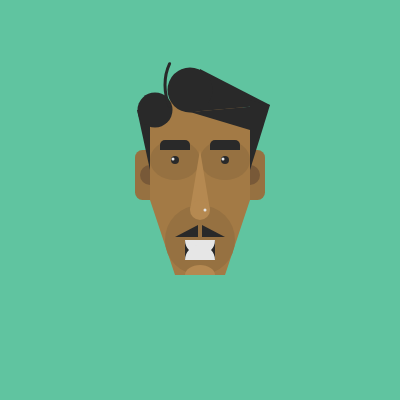
Frame 1 (no input)
Frame 60 (no input): identical to frame 1, image omitted
Frame 120 (the mouse pressed at the canvas centre since frame 60): identical to frame 1, image omitted

The p5.js sketch that drew this single still picture (run headless with seeded random() and noise() and a simulated clock; from frame 60 on, the mouse is pressed at the canvas centre):

// p5.js sketch
// ── sketch.js
function setup() {
  createCanvas(400, 400);
  angleMode(DEGREES);
}

function draw() {
  background(96, 196, 160);
  noStroke();
  fill(163,122,69);//skin
  rect(150,100,100,100,25,25,0,0);
  triangle(225,200,225,275,250,200);
  triangle(150,200,175,200,175,275);
  rect(175,200,50,75);
  fill(150, 113, 65);//skin3
   rect(135,150,15,50,10,0,0,10);
  rect(250,150,15,50,0,10,10,0);
  ellipse(175,160,50,40);
  ellipse(225,160,50,40); 
  ellipse(200,240,70,70);
  fill(120, 89, 56);//skin4
  arc(150,175,20,20,90,270);
   arc(250,175,20,20,270,90);
   fill(181, 137, 81);//skin2
   arc(200,275,30,20,180,0);
    fill(41, 41, 41);//black
  triangle(137,110,150,110,150,170);
  triangle(190,112,200,69,270,105);
  triangle(190,112,270,105,250,130);
  triangle(250,100,270,105,250,170);
  rect(160,140,30,10,5,5,0,0);
  rect(210,140,30,10,5,5,0,0);
  rect(185,240,30,20);
   ellipse(175,160,8,8);
  ellipse(225,160,8,8);  
  ellipse(190,90,45,45);
  ellipse(155,110,35,35);
   triangle(175,237,198,225,198,237);
  triangle(202,225,202,237,225,237);
   fill(181, 137, 81);//skin2
  triangle(210,210,190,210,200,150);
  ellipse(200,210,20,20);
    fill(230, 230, 230);//white
  arc(200,240,30,30,0,180);
  arc(200,260,30,30,180,0);
  ellipse(205,210,3,3);
  ellipse(173,159,3,3);
  ellipse(223,159,3,3); 

  
  
  noFill();
  stroke(41, 41, 41);
  strokeWeight(3);
  arc(195,85,60,80,140,220)

}
